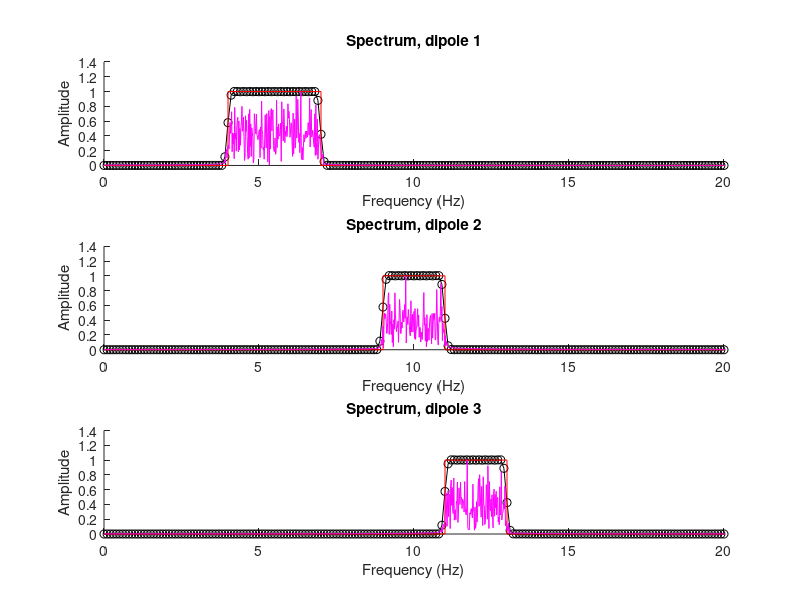

MATLAB code for this plot: (Note: this script raises an error after producing the figure.)
%% gedBounds method to obtain empirical frequency boundaries based on spatial correlations of eigenvectors.
% You can run the entire script to produce figures, and modify the
% simulation as you like.
% 
%  Questions? -> mikexcohen@gmail.com
% 

clear

%% preliminaries

% mat file containing EEG, leadfield and channel locations
load emptyEEG

%% simulation parameters

% boundaries of frequency bands
dipfrex{1} = [  4  7 ];
dipfrex{2} = [  9 11 ];
dipfrex{3} = [ 11 13 ];

% indices of dipole locations
dipoleLoc(1) = 1350;
dipoleLoc(2) =   94;
dipoleLoc(3) =  205;

%% create the dipole time series

% create narrowband nonstationary time series
hz = linspace(0,EEG.srate,EEG.pnts);

% brain of white noise
dipdat = randn(size(EEG.lf.Gain,3),EEG.pnts)*3;

%% optional: brain of pink noise (1/f)
% The method does not depend on the color of the background noise spectrum.
% This is illustrated by using pink noise instead of white noise.

% ed = 2000; % exponential decay parameter
% for di=1:size(EEG.lf.Gain,3)
%     as = rand(1,EEG.pnts) .* exp(-(0:EEG.pnts-1)/ed);
%     data = real(ifft(as .* exp(1i*2*pi*rand(size(as)))));
%     dipdat(di,:) = (data-mean(data))/std(data);
% end

%%

figure(1), clf


for di=1:length(dipoleLoc)
    
    % FIR1 filtered noise
    ford  = round( 30*(EEG.srate/3) );
    fkern = fir1(ford,dipfrex{di}./(EEG.srate/2));
    filtdat = filter(fkern,1,randn(EEG.pnts,1)) * 200;
    
    % put in dipole time series
    dipdat(dipoleLoc(di),:) = filtdat;
    
    subplot(3,1,di), hold on
    plot(linspace(0,EEG.srate,length(fkern)),abs(fft(fkern)),'ko-')
    plot([0 dipfrex{di}(1) dipfrex{di} dipfrex{di}(2) EEG.srate/2],[0 0 1 1 0 0],'r')
    sigX = abs(fft(filtdat));
    plot(linspace(0,EEG.srate,EEG.pnts),sigX/max(sigX),'m')
    set(gca,'xlim',[0 20])
    xlabel('Frequency (Hz)'), ylabel('Amplitude')
    title([ 'Spectrum, dipole ' num2str(di) ])
end

EEG.data = squeeze(EEG.lf.Gain(:,1,:))*dipdat;

%% now for the analysis


%% frex params

numfrex = 80;
frex = logspace(log10(2),log10(30),numfrex);
stds = linspace(1,1,numfrex);

onsets = EEG.srate*2:2*EEG.srate:EEG.pnts-EEG.srate*2;
snipn = 2*EEG.srate;

% initialize
[evals,evecs,maps] = deal(zeros(numfrex,EEG.nbchan));

%% create R

% full R
R = zeros(EEG.nbchan,EEG.nbchan);
for segi=1:length(onsets)
    snipdat = EEG.data(:,onsets(segi):onsets(segi)+snipn);
    snipdat = bsxfun(@minus,snipdat,mean(snipdat,2));
    R = R + snipdat*snipdat'/snipn;
end
R = R/segi;

% regularized R
gamma = .01;
Rr = R*(1-gamma) + eye(EEG.nbchan)*gamma*mean(eig(R));

%% loop over frequencies

for fi=1:numfrex
    
    % filter data
    fdat = filterFGx(EEG.data,EEG.srate,frex(fi),stds(fi));
    
    %%% compute S
    % full S
    S = zeros(EEG.nbchan,EEG.nbchan);
    for segi=1:length(onsets)
        snipdat = fdat(:,onsets(segi):onsets(segi)+snipn);
        snipdat = bsxfun(@minus,snipdat,mean(snipdat,2));
        S = S + snipdat*snipdat'/snipn;
    end
    % global variance normalize (optional; this scales the eigenspectrum)
    S = S / (std(S(:))/std(R(:)));
    
    % GED
    [W,L] = eig(S,Rr);
    [evals(fi,:),sidx] = sort(diag(L),'descend');
    W = W(:,sidx);
    
    % store top component map and eigenvector
    maps(fi,:) = W(:,1)'*S;
    evecs(fi,:) = W(:,1);
    
end

%% correlation matrix for clustering

E = zscore(evecs,[],2);
evecCorMat = (E*E'/(EEG.nbchan-1)).^2;

%%

figure(2), clf, set(gcf,'color','w')
contourf(frex,frex,1-evecCorMat,40,'linecolor','none'), hold on
set(gca,'clim',[0 .8],'xscale','log','yscale','log','xtick',round(logspace(log10(1),log10(numfrex),14),1),'ytick',round(logspace(log10(1),log10(numfrex),14),1),'fontsize',15)
xlabel('Frequency (Hz)'), ylabel('Frequency (Hz)') 
axis square, axis xy, colormap bone
title('Eigenvectors correlation matrix')

% box
for i=1:length(dipfrex)
    tbnds = dipfrex{i}; dsearchn(frex',dipfrex{i}');
    plot(tbnds,[1 1]*tbnds(1),'r--','linew',2)
    plot(tbnds,[1 1]*tbnds(2),'r--','linew',2)
    plot([1 1]*tbnds(1),tbnds,'r--','linew',2)
    plot([1 1]*tbnds(2),tbnds,'r--','linew',2)
end


e = evals(:,1);
e = e-min(e); e=e./max(e);
plot(frex,1.5*e+frex(1),'b','linew',2)

h = colorbar;
set(h,'ticklabels',{'1','.8','.6','.4','.2'},'Ticks',0:.2:.8,'fontsize',15)

%% determine the optimal epsilon value

% range of epsilon parameters
nepsis  = 50;
epsis   = linspace(.0001,.05,nepsis);
qvec    = nan(nepsis,1);

for thi=1:length(epsis)
    
    % scan
    freqbands = dbscan(evecCorMat,epsis(thi),3,'Distance','Correlation');
    
    % compute q
    qtmp = zeros(max(freqbands),1);
    MA = false(size(evecCorMat));
    for i=1:max(freqbands)
        M = false(size(evecCorMat));
        M(freqbands==i,freqbands==i) = 1;
        qtmp(i) = mean(mean(evecCorMat(M))) / mean(mean(evecCorMat(~M)));
        MA = MA+M;
    end
    qvec(thi) = mean(qtmp) + log(mean(MA(:)));
end

% run it again on the best epsilon value
[~,epsiidx] = findpeaks(qvec,'NPeaks',1,'SortStr','descend');
if isempty(epsiidx), epsiidx = round(nepsis/2); end
freqbands = dbscan(evecCorMat,epsis(epsiidx),3,'Distance','Correlation');

%% draw empirical bounds on correlation map

for i=1:max(freqbands)
    
    tbnds = frex(freqbands==i);
    tbnds = tbnds([1 end]);
    
    % box
    plot(tbnds,[1 1]*tbnds(1),'m','linew',2)
    plot(tbnds,[1 1]*tbnds(2),'m','linew',2)
    plot([1 1]*tbnds(1),tbnds,'m','linew',2)
    plot([1 1]*tbnds(2),tbnds,'m','linew',2)
end

%% plot the average maps

figure(3), clf, set(gcf,'color','w')
for i=1:3
    
    groundTruth = -squeeze(EEG.lf.Gain(:,1,dipoleLoc(i)));
    
    % ground truth
    subplot(3,3,i)
    topoplotIndie(groundTruth,EEG.chanlocs,'numcontour',0,'electrodes','off');
    title([ 'GT: ' num2str(mean(dipfrex{i})) ' Hz' ])
    
    % maps
    subplot(3,3,i+3)
    m = pca(maps(freqbands==i,:));
    m = m(:,1)*sign(corr(m(:,1),groundTruth));
    topoplotIndie(m,EEG.chanlocs,'numcontour',0,'electrodes','off');
    title([ 'Maps: ' num2str(round(mean(frex(freqbands==i)),2)) ' Hz' ])
    
    % eigenvectors
    subplot(3,3,i+3+3)
    m = pca(evecs(freqbands==i,:));
    m = m(:,1)*sign(corr(m(:,1),groundTruth));
    topoplotIndie(m,EEG.chanlocs,'numcontour',0,'electrodes','off');
    title([ 'E-vecs: ' num2str(round(mean(frex(freqbands==i)),2)) ' Hz' ])
end

set(findall(gcf,'type','axes'),'fontsize',12)

%% done.
